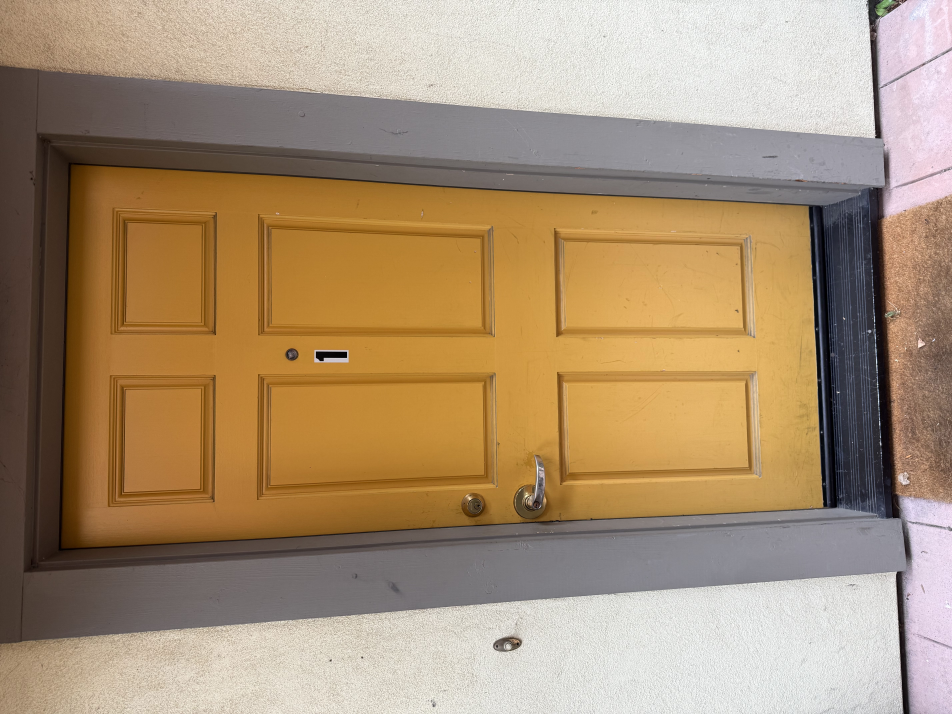
#> input picture proj3/media/IMG_5863.jpg, 5712 x 4284 px, found by its file name (shown at 1/6 size)
$ jupyter execute 'main copy 2.ipynb'   (shell and % lines are left out)
#> lines starting #> are read from the running program, lines starting #| are printed output that depends on the picture
[cell 1]
from PIL import Image, ImageOps
import numpy as np

def load_img_consistent(path, max_size=1200):
#> called with max_size = 1200
    img = Image.open(path)
#> img is the input picture: PIL image 5712x4284 RGB; mean R, G, B 168.6, 144.3, 115.4
    img = ImageOps.exif_transpose(img)
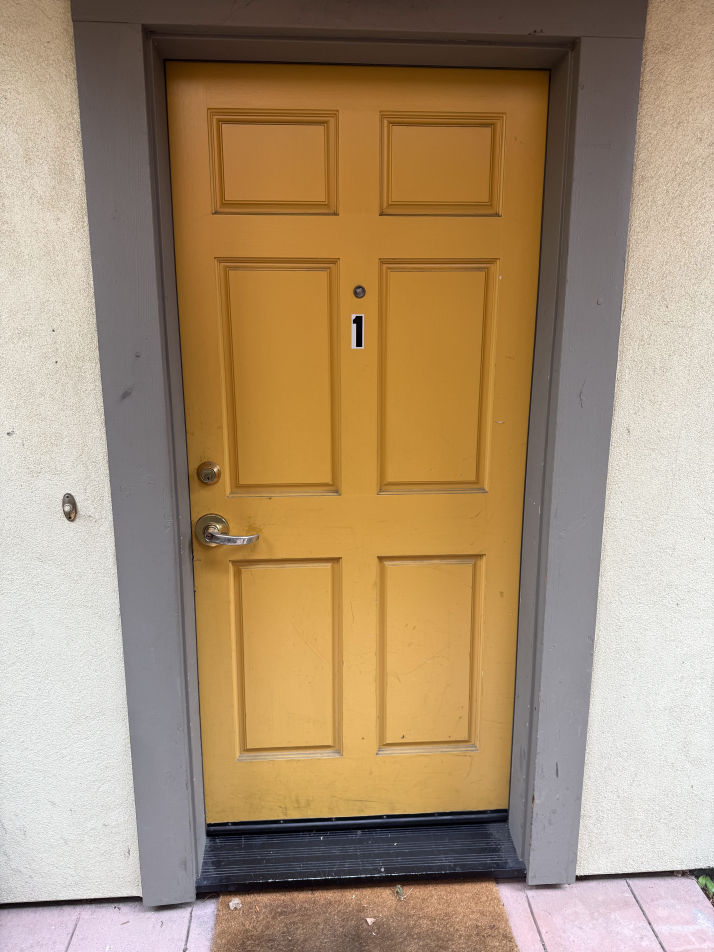
#> img: PIL image 4284x5712 RGB (shown at 1/6 size); mean R, G, B 168.6, 144.3, 115.4

    w, h = img.size
#> w = 4284; h = 5712
    scale = max(w, h) / max_size
#> scale = 4.76
    print(scale)
#| 4.76
    if scale > 1:
        new_size = (int(w / scale), int(h / scale))
#> new_size = (900, 1200)
        img = img.resize(new_size, Image.LANCZOS)
#> img: PIL image 900x1200 RGB
        print(f"Resized from {w}×{h} → {new_size}")
#| Resized from 4284×5712 → (900, 1200)

    return np.array(img)

# [10 lines left out: function normalize_points, not called in this run]

import numpy as np

# [31 lines left out: functions reprojection_errors, warp_bounds, not called in this run]


$ run again, with proj3/media/IMG_5781.jpg copied over proj3/media/IMG_5863.jpg
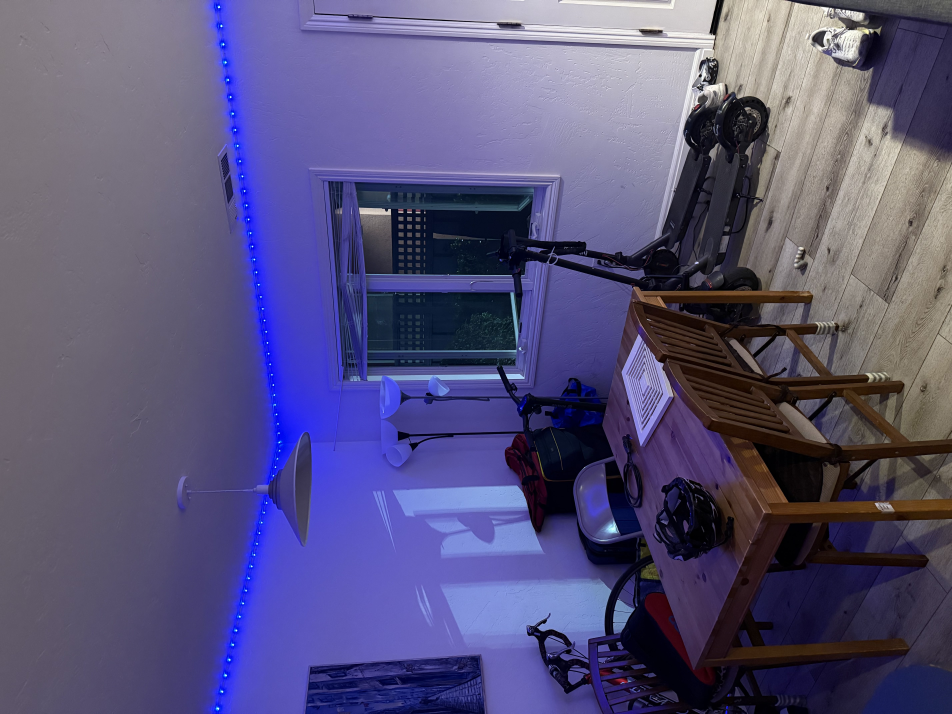
#> input picture proj3/media/IMG_5781.jpg, 5712 x 4284 px, found by its file name (shown at 1/6 size)
#> in load_img_consistent, img is the input picture: PIL image 5712x4284 RGB; mean R, G, B 88.2, 83.3, 122.2
#> in load_img_consistent, `img = ImageOps.exif_transpose(img)`:
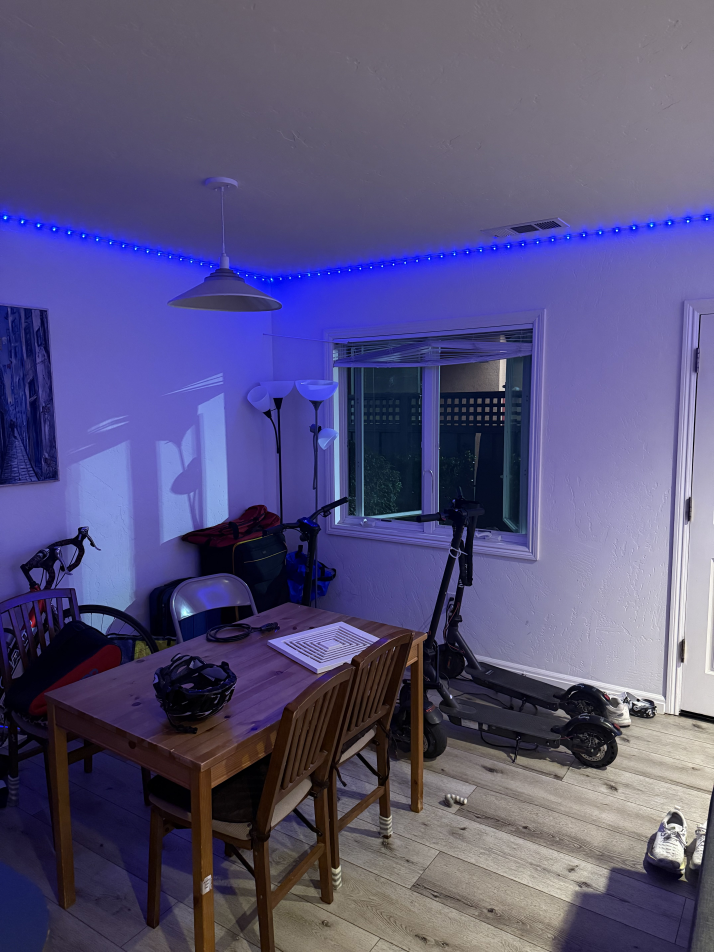
#> img: PIL image 4284x5712 RGB (shown at 1/6 size); mean R, G, B 88.2, 83.3, 122.2
#| 4.76
#| Resized from 4284×5712 → (900, 1200)

$ run again, with proj3/media/IMG_5782.jpg copied over proj3/media/IMG_5863.jpg
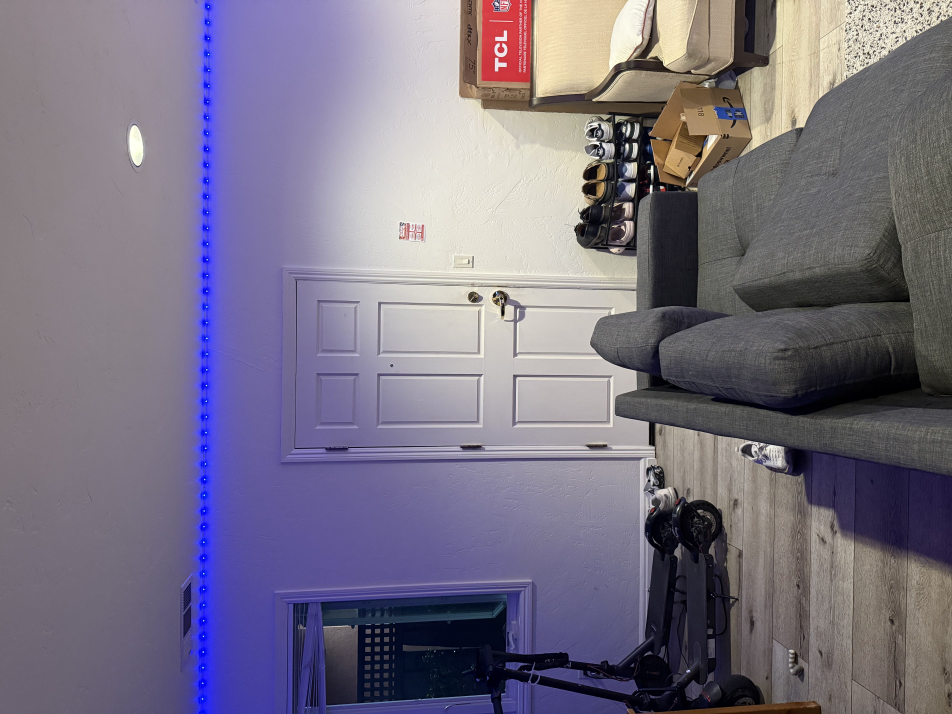
#> input picture proj3/media/IMG_5782.jpg, 5712 x 4284 px, found by its file name (shown at 1/6 size)
#> in load_img_consistent, img is the input picture: PIL image 5712x4284 RGB; mean R, G, B 120.3, 113.8, 131.2
#> in load_img_consistent, `img = ImageOps.exif_transpose(img)`:
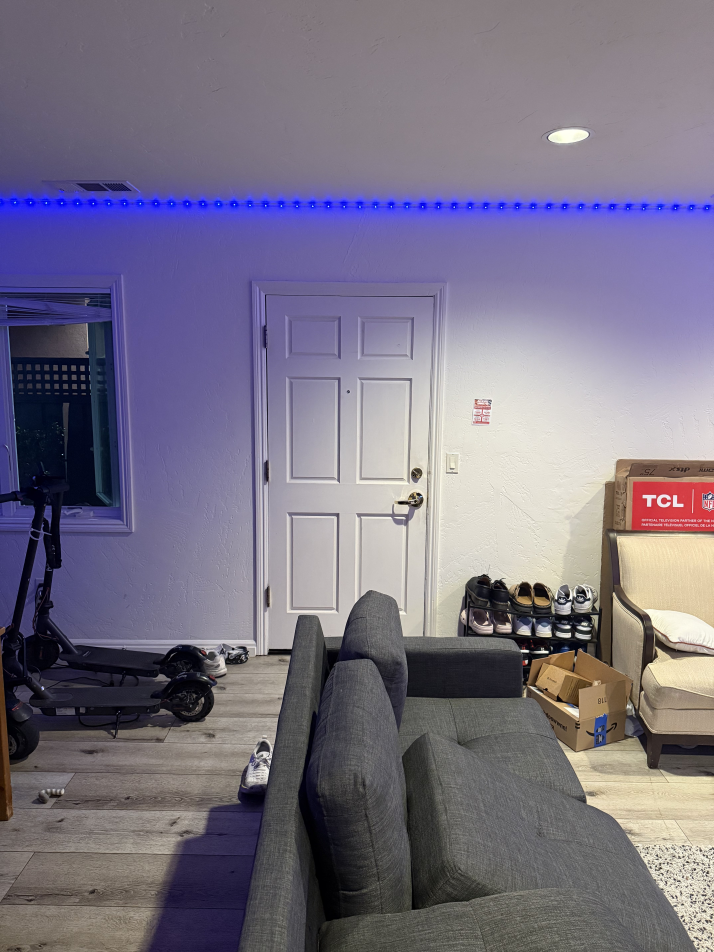
#> img: PIL image 4284x5712 RGB (shown at 1/6 size); mean R, G, B 120.3, 113.8, 131.2
#| 4.76
#| Resized from 4284×5712 → (900, 1200)

$ run again, with proj3/media/IMG_5867.jpg copied over proj3/media/IMG_5863.jpg
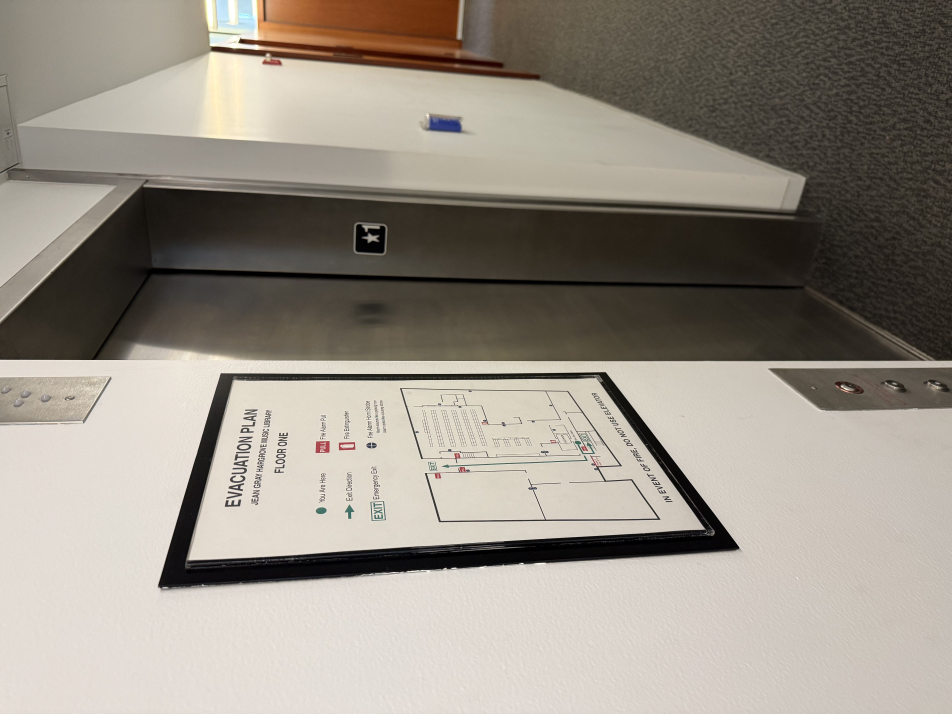
#> input picture proj3/media/IMG_5867.jpg, 5712 x 4284 px, found by its file name (shown at 1/6 size)
#> in load_img_consistent, img is the input picture: PIL image 5712x4284 RGB; mean R, G, B 151.8, 144.6, 134.2
#> in load_img_consistent, `img = ImageOps.exif_transpose(img)`:
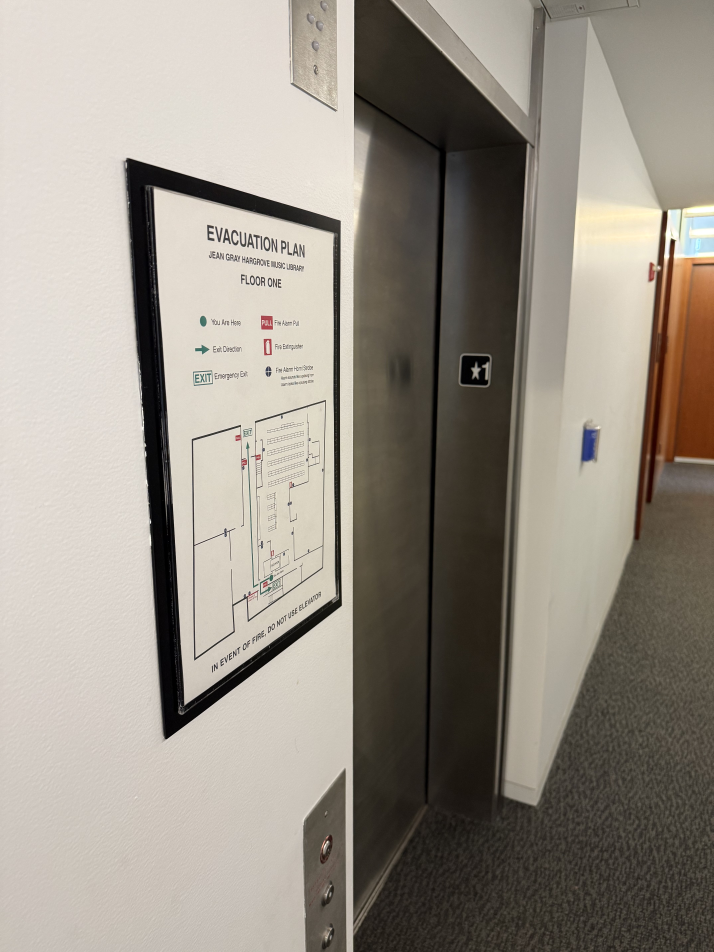
#> img: PIL image 4284x5712 RGB (shown at 1/6 size); mean R, G, B 151.8, 144.6, 134.2
#| 4.76
#| Resized from 4284×5712 → (900, 1200)
